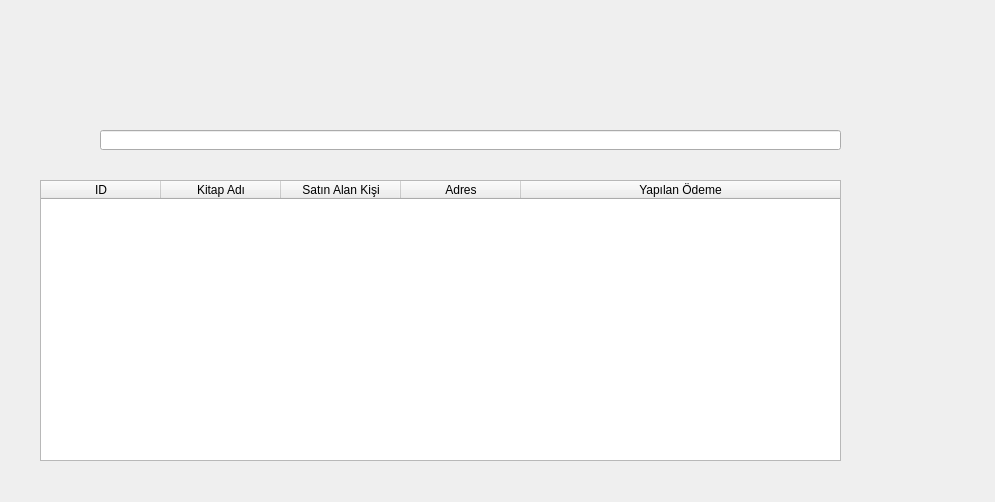
<?xml version="1.0" encoding="UTF-8"?>
<ui version="4.0">
 <class>Form</class>
 <widget class="QWidget" name="Form">
  <property name="geometry">
   <rect>
    <x>0</x>
    <y>0</y>
    <width>995</width>
    <height>502</height>
   </rect>
  </property>
  <property name="windowTitle">
   <string>Form</string>
  </property>
  <widget class="QLineEdit" name="arama_yap_line_edit">
   <property name="geometry">
    <rect>
     <x>100</x>
     <y>130</y>
     <width>741</width>
     <height>20</height>
    </rect>
   </property>
  </widget>
  <widget class="QTableWidget" name="bilgi_tableWidget">
   <property name="geometry">
    <rect>
     <x>40</x>
     <y>180</y>
     <width>801</width>
     <height>281</height>
    </rect>
   </property>
   <property name="font">
    <font>
     <kerning>true</kerning>
    </font>
   </property>
   <property name="focusPolicy">
    <enum>Qt::NoFocus</enum>
   </property>
   <property name="showGrid">
    <bool>false</bool>
   </property>
   <attribute name="horizontalHeaderVisible">
    <bool>true</bool>
   </attribute>
   <attribute name="horizontalHeaderDefaultSectionSize">
    <number>120</number>
   </attribute>
   <attribute name="horizontalHeaderHighlightSections">
    <bool>true</bool>
   </attribute>
   <attribute name="horizontalHeaderStretchLastSection">
    <bool>true</bool>
   </attribute>
   <column>
    <property name="text">
     <string>ID</string>
    </property>
   </column>
   <column>
    <property name="text">
     <string>Kitap Adı</string>
    </property>
   </column>
   <column>
    <property name="text">
     <string>Satın Alan Kişi</string>
    </property>
   </column>
   <column>
    <property name="text">
     <string>Adres</string>
    </property>
   </column>
   <column>
    <property name="text">
     <string>Yapılan Ödeme</string>
    </property>
   </column>
  </widget>
 </widget>
 <resources/>
 <connections/>
</ui>
